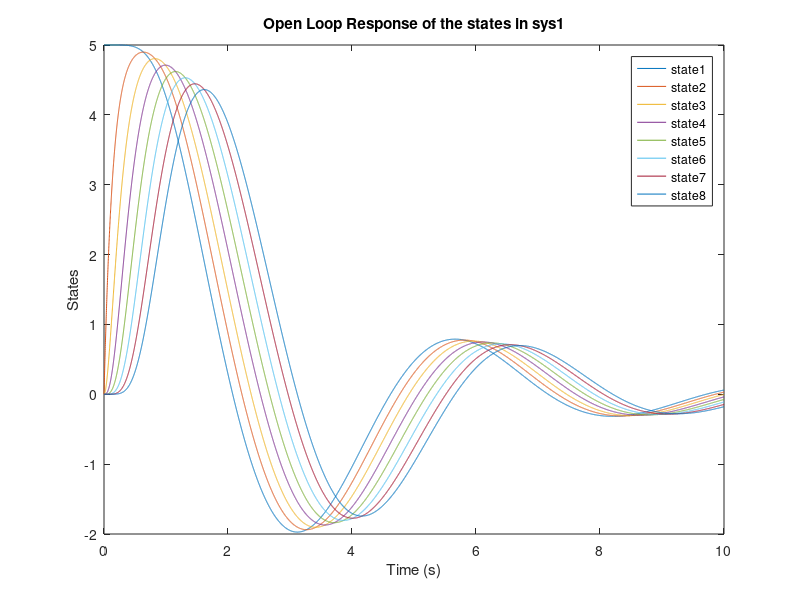
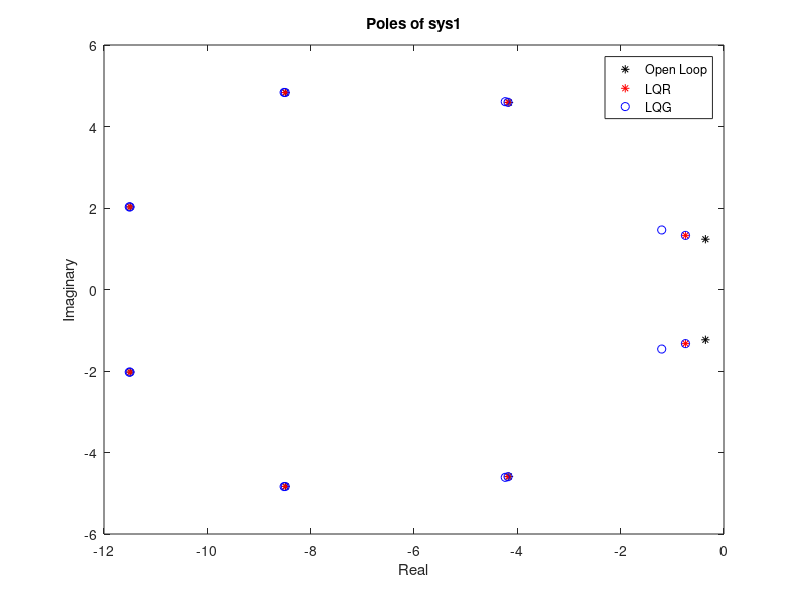
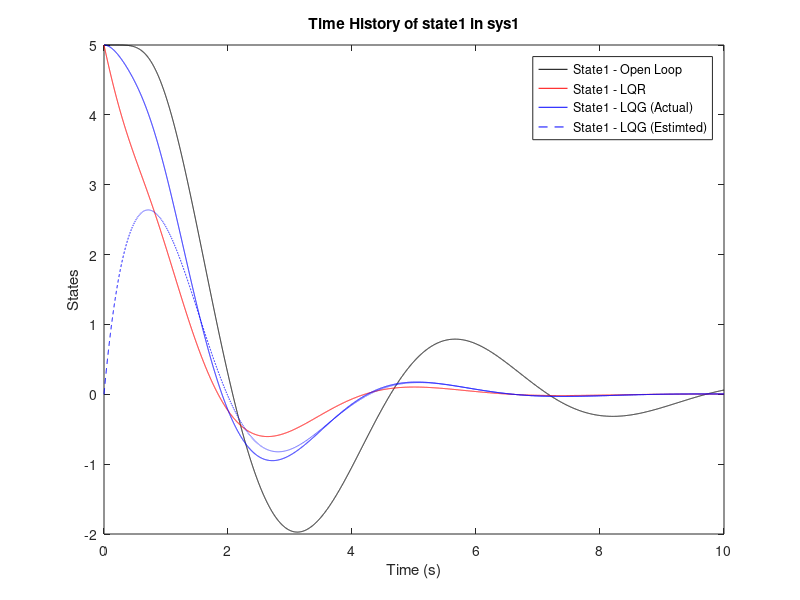
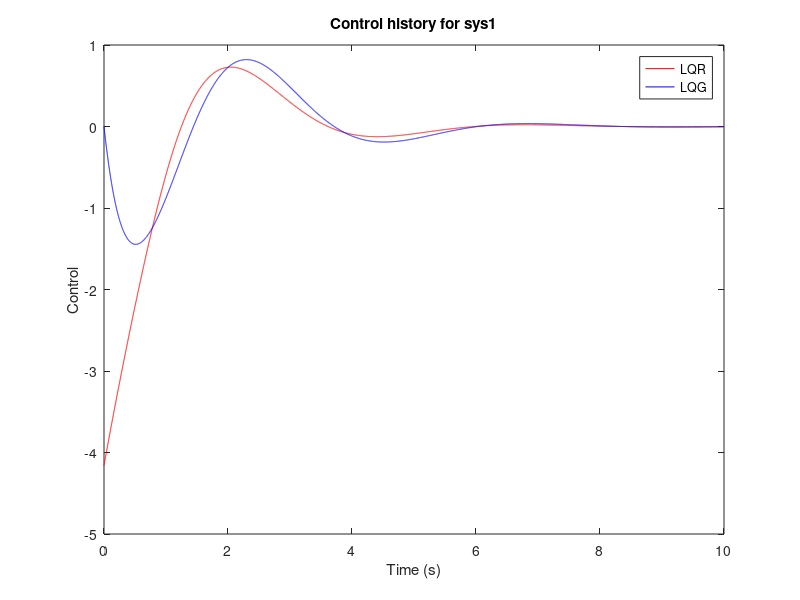

Write the MATLAB code that produced these figures, in order.
%% MATH 5546: Final Project
% Submission by Sandeep k JADA

clear; clc; close all;

%% C(A,B) and O(A,C)

load SYS1

disp(['The rank of controllablity Matrix is ',num2str(rank(ctrb(A_sys1,B_sys1))),'/',num2str(length(A_sys1))]);
disp(['The rank of observablity Matrix is ',num2str(rank(obsv(A_sys1,C_sys1))),'/',num2str(length(A_sys1))]);


%% Simulation of Open-loop

tfinal = 10;
dt = 0.001;

t = 0:dt:tfinal;

% Just doing an Euler-Cauchy 1st order

X = IC1;

for n=2:length(t)
    X(:,n) = X(:,n-1) + dt.*A_sys1*X(:,n-1);
end

figure; 
for n = 1:length(A_sys1)
    plot(t,X(n,:)','DisplayName',['state',num2str(n)]);hold on
end
legend show
title('Open Loop Response of the states in sys1');
xlabel('Time (s)')
ylabel('States')

poles_OLP = eig(A_sys1);
figure(2); plot(real(poles_OLP),imag(poles_OLP),'k*'); hold on
title('Poles of sys1');
xlabel('Real')
ylabel('Imaginary')

figure(3); plot(t,X(1,:)','k');hold on
title('Time History of state1 in sys1');
xlabel('Time (s)')
ylabel('States')

[num,den]=ss2tf(A_sys1,B_sys1,C_sys1,0);
sys1_TFOLP = tf(num,den);




%% LQR

[K,P,poles_CLP] = lqr(A_sys1,B_sys1,Q_sys1,R_sys1);

X = IC1;



for n=2:length(t)
    X(:,n) = X(:,n-1) + dt.*(A_sys1-B_sys1*K)*X(:,n-1);
end

figure(4); plot(t,-K*X,'r'); hold on;
title('Control history for sys1')
xlabel('Time (s)')
ylabel('Control')

figure; 
for n = 1:length(A_sys1)
    plot(t,X(n,:)','DisplayName',['state',num2str(n)]);hold on
end
legend show
title('LQR Response of the all states in sys1');
xlabel('Time (s)')
ylabel('States')


figure(2); plot(real(poles_CLP),imag(poles_CLP),'r*')

figure(3); plot(t,X(1,:)','r');

[num,den]=ss2tf(A_sys1,B_sys1,K,0);
sys1_TFLQR = tf(num,den);

% figure;margin(sys1_TF)



%% LQG
[K,P,~] = lqr(A_sys1,B_sys1,Q_sys1,R_sys1);
[F,PI,~] = lqr(A_sys1',C_sys1',M_sys1,N_sys1);
F=F';

X = IC1;
X_e = IC1.*0;

X_aug = [X;X-X_e];

A_aug = [A_sys1-B_sys1*K B_sys1*K; 0.*A_sys1 A_sys1-F*C_sys1];

for n=2:length(t)
    X_aug(:,n) = X_aug(:,n-1) + dt.*(A_aug)*X_aug(:,n-1);
end
X = X_aug(1:length(A_sys1),:);
X_e = X - X_aug(end-length(A_sys1)+1:end,:);



poles_LQG = eig([A_sys1 -B_sys1*K;F*C_sys1 (A_sys1-F*C_sys1-B_sys1*K)]);

figure(2); plot(real(poles_LQG),imag(poles_LQG),'bo')
legend('Open Loop','LQR','LQG')

[num,den]=ss2tf(A_sys1,B_sys1,C_sys1,0);
sys1_TF_LP = tf(num,den);

% figure;margin(sys1_TF)

[num,den]=ss2tf(A_sys1-B_sys1*K-F*C_sys1,F,K,0);
sys1_TF_K = tf(-1*num,den);


figure(3); plot(t,X(1,:)','b');
plot(t,X_e(1,:)','b--');
legend('State1 - Open Loop','State1 - LQR','State1 - LQG (Actual)','State1 - LQG (Estimted)')

figure(4); plot(t,-K*X_e,'b');
legend('LQR','LQG')



sys1_TFLQG = sys1_TF_LP*sys1_TF_K;

% figure;margin(sys1_TF)

%% LQR - Prescribe degree of stablity

[K,P,poles_CLP] = lqr(A_sys1,B_sys1,Q_sys1.*exp(6),R_sys1);
[~,~,poles_LQR] = lqr(A_sys1,B_sys1,Q_sys1,R_sys1);

X = IC1;

for n=2:length(t)
    X(:,n) = X(:,n-1) + dt.*(A_sys1-B_sys1*K)*X(:,n-1);
end

figure; 
for n = 1:length(A_sys1)
    plot(t,X(n,:)','DisplayName',['state',num2str(n)]);hold on
end
title('LQR Presec Response of the all states in sys1');
legend show

figure; plot(real(poles_LQR),imag(poles_LQR),'ko'); hold on;
plot(real(poles_CLP),imag(poles_CLP),'k*')
legend('LQR','LQR (With Presc Deg of Stab)')
xlabel('Real')
ylabel('Imaginary')

[num,den]=ss2tf(A_sys1,B_sys1,K,0);
sys1_TFLQR2 = tf(num,den);

% figure(1); plot(t,-K*X);

%% Plot for GM and PM

figure; margin(sys1_TFOLP); legend('Open-Loop - TF: U to Z');
figure; margin(sys1_TFLQR); legend('LQR - TF: U to U');
figure; margin(sys1_TFLQG); legend('LQG - TF: U to U');

X = X_aug(1:length(A_sys1),:);
X_e = X - X_aug(end-length(A_sys1)+1:end,:);



figure;
title('LQG Response of the all states in sys1');
for n = 1:length(A_sys1)
    subplot(4,2,n)
    plot(t,X(n,:)','b','DisplayName',['x',num2str(n),' (Act)']);hold on
    plot(t,X_e(n,:)','b--','DisplayName',['x',num2str(n),' (Est)']);
    set(gca,'FontSize',6)
    legend show
end
